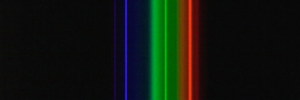
#> input picture FYP_Code/FYP/Data/cat.png, 300 x 100 px, found by its file name
$ python test_opencv4.py
#> lines starting #> are read from the running program, lines starting #| are printed output that depends on the picture
import cv2
import numpy as np
from matplotlib import pyplot as plt

img = cv2.imread("./FYP/cat.png")
#> img is the input picture: shape (100, 300, 3); mean B, G, R 14.8, 22.6, 16.5
XYZ = cv2.cvtColor(img, cv2.COLOR_BGR2XYZ)
#> XYZ: shape (100, 300, 3); mean of channels 0, 1, 2 17.6, 20.7, 17.2
col, row, a = img.shape
#> col = 100; row = 300; a = 3
col2 = col // 2
#> col2 = 50
print(col2)
#| 50
""" B = img[col2, :, 0] / 255
G = img[col2, :, 1] / 255
R = img[col2, :, 2] / 255
Y = 0.2126 * R + 0.7152 * G + 0.0722 * B
print("R:", R.shape) """
x = np.arange(0, row)
#> x = 300 values from 0 to 299
Y = XYZ[col2, :, 2]
#> Y = 300 values, max 170 at index 126, min 7 at index 187, mean 17.24
""" plt.plot(x, B, color='blue', label='blue')
plt.plot(x, G, color='green', label='green')
plt.plot(x, R, color='red', label='red') """
plt.plot(x, Y, color='black', label='luma')
plt.show()
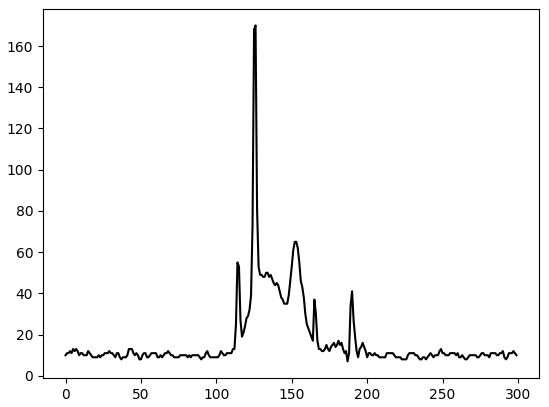
#> figure drawn by matplotlib, 1 panel; curve peaks at x = 126, y = 170

cv2.imshow("Image", XYZ)
cv2.waitKey(0)
cv2.destroyAllWindows()
print("dimention:",img.shape)
#| dimention: (100, 300, 3)

$ run again, with FYP_Code/FYP/Data/532laser.jpg saved as FYP_Code/FYP/Data/cat.png
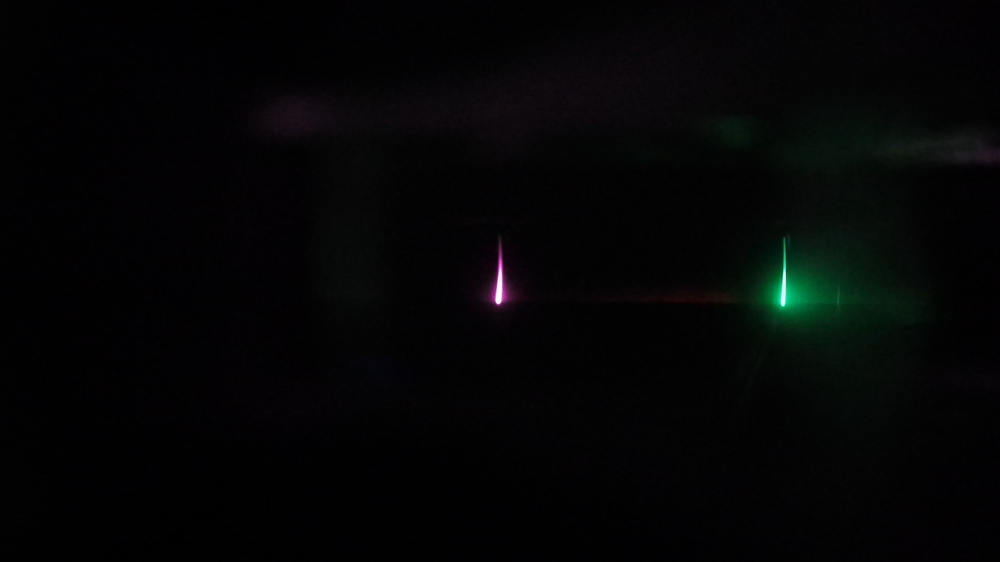
#> input picture FYP_Code/FYP/Data/532laser.jpg, 1000 x 562 px, shrunk from 3840 x 2160 before the run, found by its file name
#> img is the input picture: shape (562, 1000, 3); mean B, G, R 5.1, 4.9, 4.1
#> XYZ: shape (562, 1000, 3); mean of channels 0, 1, 2 4.4, 4.8, 5.4
#| 281
#> Y = 1000 values, max 255 at index 498, min 0 at index 50, mean 12.21
#> `plt.show()`:
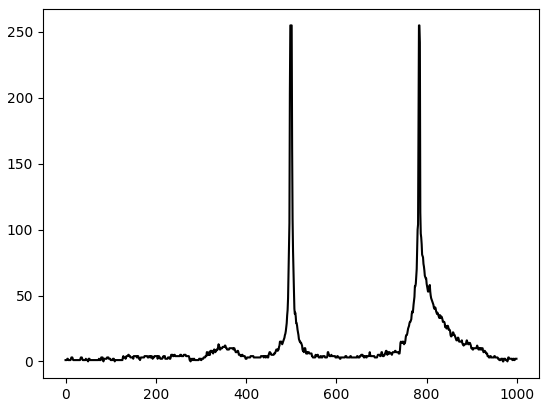
#> figure drawn by matplotlib, 1 panel; curve peaks at x = 498, y = 255
#| dimention: (562, 1000, 3)

$ run again, with FYP_Code/FYP/Data/650laser.jpg saved as FYP_Code/FYP/Data/cat.png
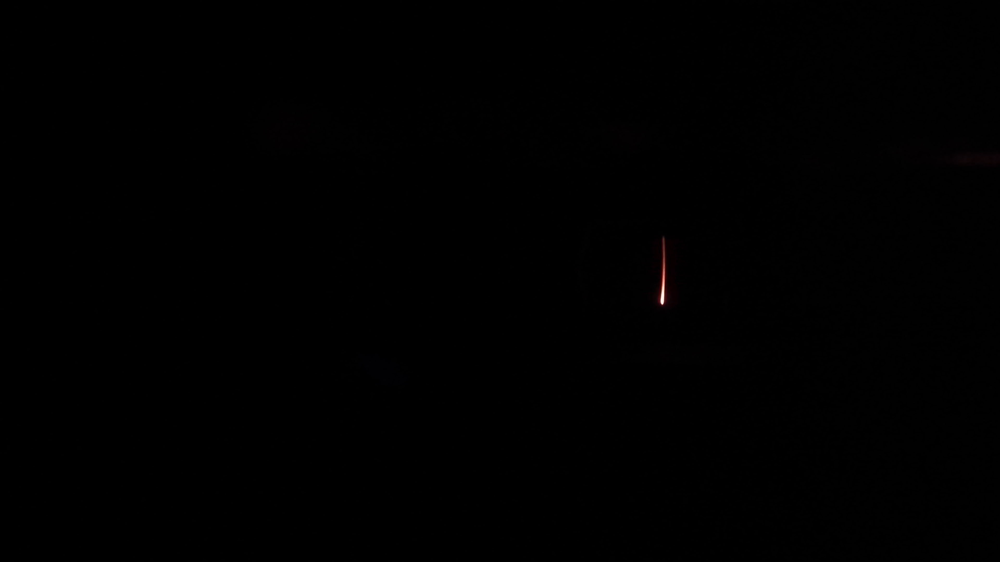
#> input picture FYP_Code/FYP/Data/650laser.jpg, 1000 x 562 px, shrunk from 3840 x 2160 before the run, found by its file name
#> img is the input picture: shape (562, 1000, 3); mean B, G, R 0.3, 0.3, 0.3
#> XYZ: shape (562, 1000, 3); mean of channels 0, 1, 2 0.3, 0.3, 0.3
#| 281
#> Y = 1000 values, max 177 at index 663, min 0 at index 0, mean 0.569
#> `plt.show()`:
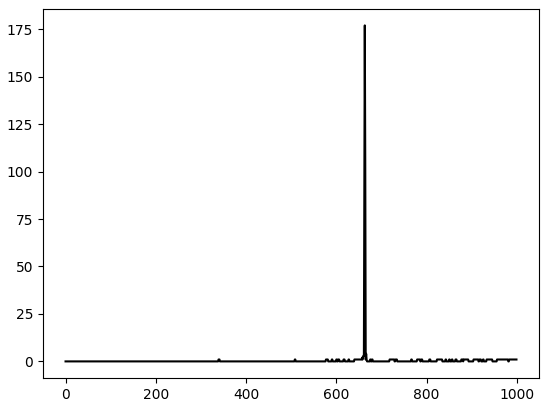
#> figure drawn by matplotlib, 1 panel; curve peaks at x = 663, y = 177
#| dimention: (562, 1000, 3)
